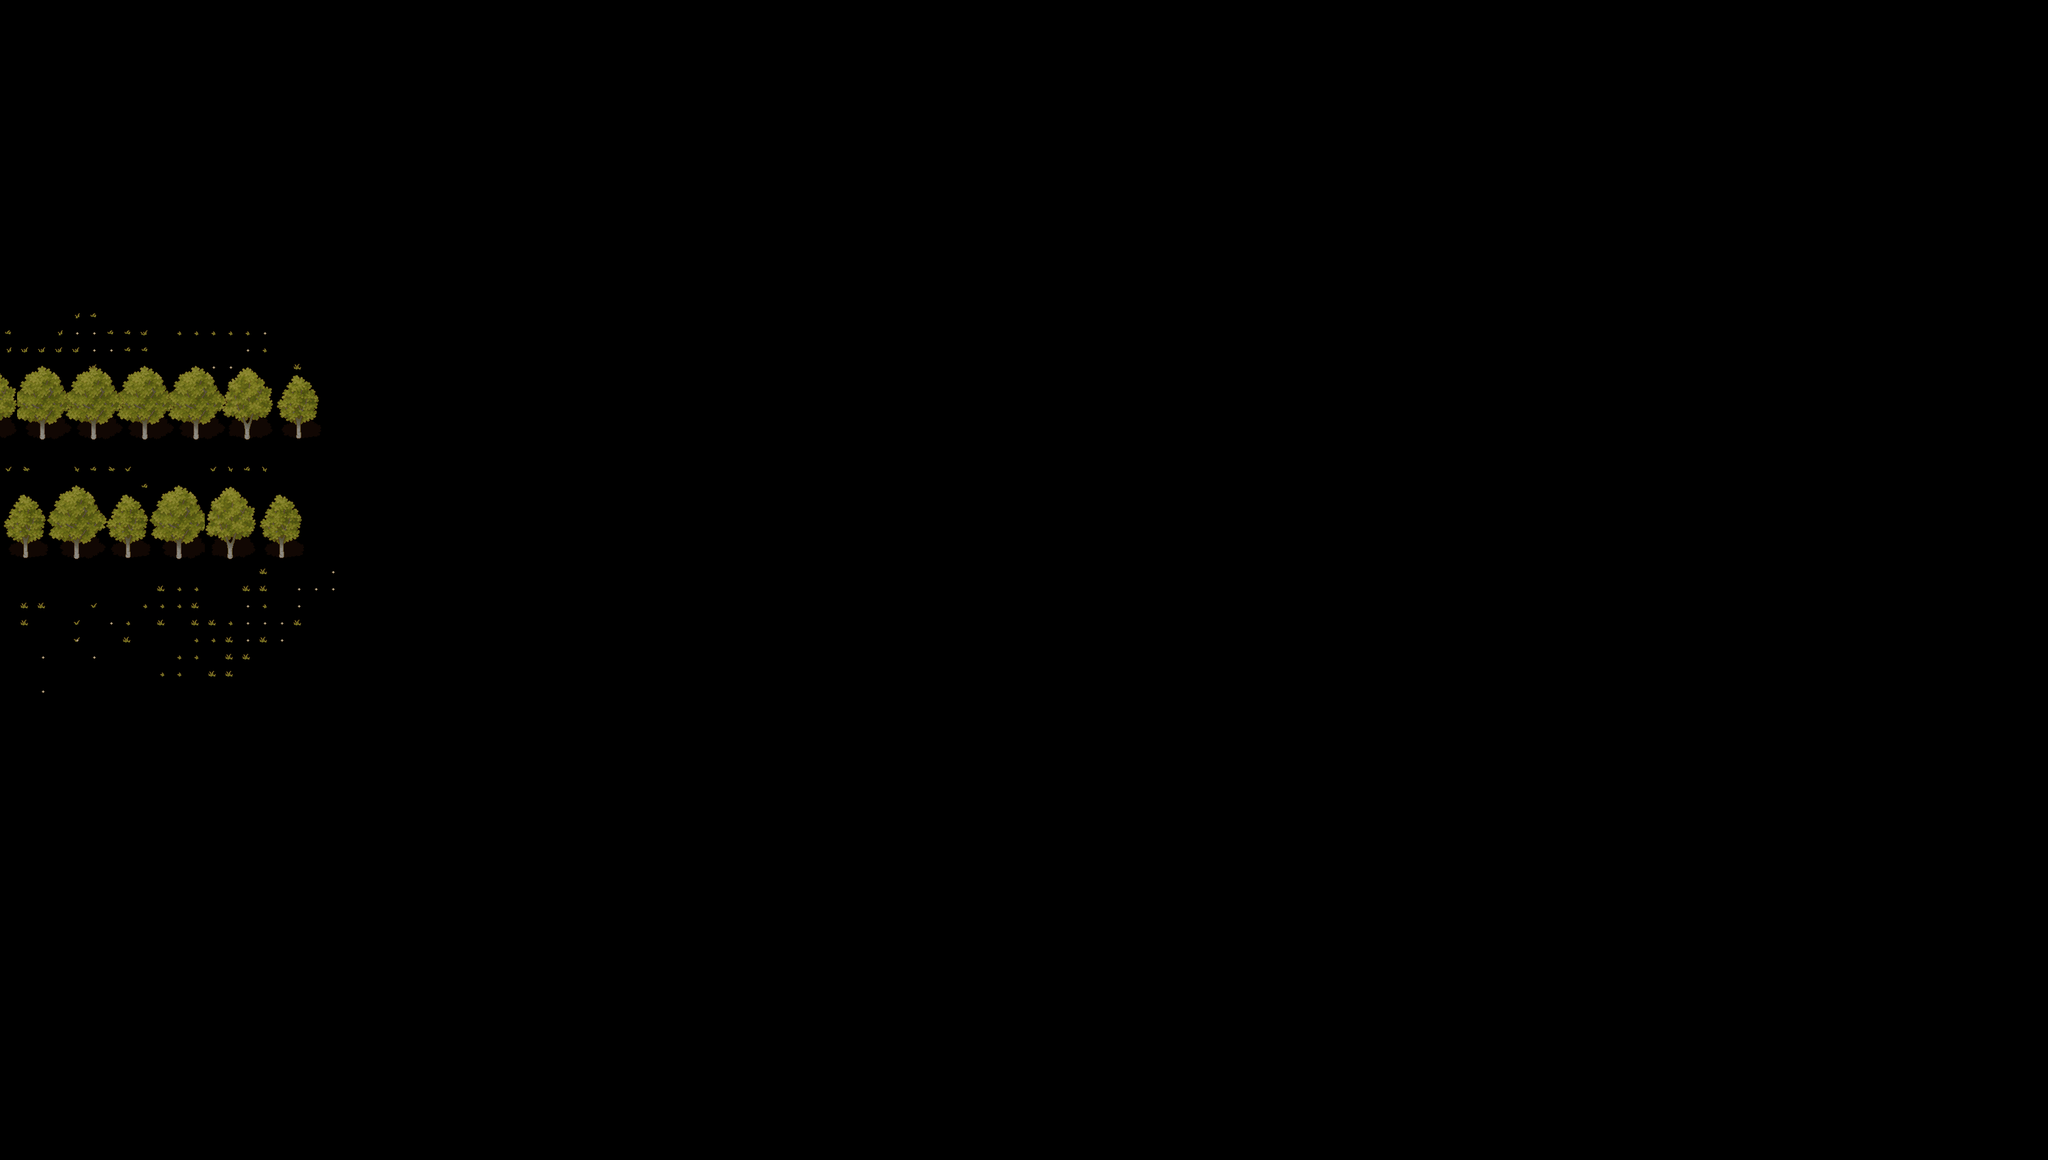

The image is a tile-based game level rendered from a .tmx file. Its description and source (layers, tilesets, objects; grid data summarised) follow:
An orthogonal 120x68 tile map with 32x32 px tiles, 4 tile layers (Слой тайлов 1, Слой тайлов 2, Слой тайлов 3, Слой тайлов 4).

<map version="1.10" tiledversion="1.12.2" orientation="orthogonal" renderorder="right-down" width="120" height="68" tilewidth="32" tileheight="32" infinite="0" nextlayerid="5" nextobjectid="1">
 <tileset firstgid="1" source="TX Plant with Shadow.tsx" />
 <layer id="1" name="Слой тайлов 1" width="120" height="68">
  <data>[8160 cells, 0 non-empty, 0 distinct tile ids]</data>
 </layer>
 <layer id="2" name="Слой тайлов 2" width="120" height="68">
  <data>[8160 cells, 154 non-empty, 57 distinct tile ids]</data>
 </layer>
 <layer id="3" name="Слой тайлов 3" width="120" height="68">
  <data>[8160 cells, 74 non-empty, 37 distinct tile ids]</data>
 </layer>
 <layer id="4" name="Слой тайлов 4" width="120" height="68">
  <data>[8160 cells, 87 non-empty, 17 distinct tile ids]</data>
 </layer>
</map>
